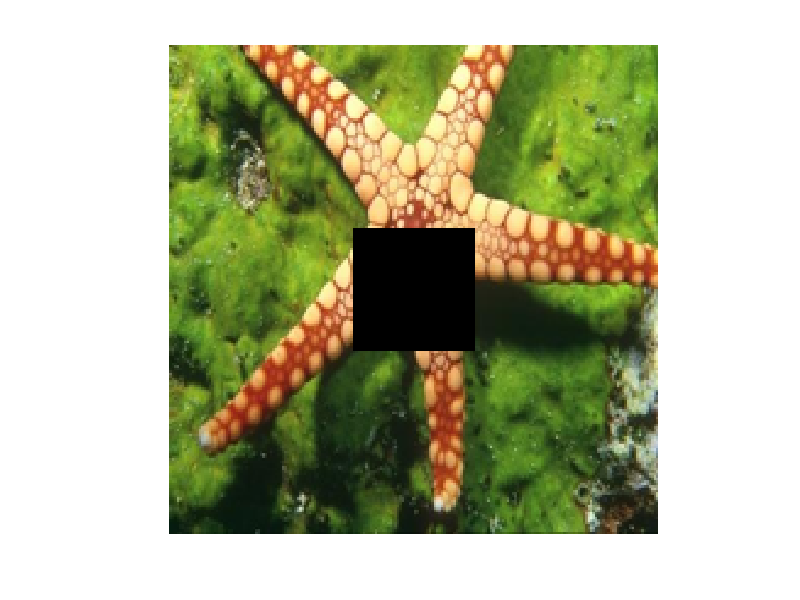

Write the MATLAB code that produced this figure. (Note: this script raises an error after producing the figure.)
clc
clear all
load('net.mat');
load('ysa.mat'); %mat dosyası matlab ortamına yüklüyoruz.
a=ysa; %a isimli değişkene ysa isimli değişken atıyoruz.
imshow(a) %resmi görüp oluşturalacak parçaların sınır değerlerini elde etmek için kullanıyoruz.
span1 =1:200; %resmin üst kısmında ki dikdörtgen parçayı almak için kullanıldı.(satır)
span2 =1:75; %resmin üst kısmında ki dikdörtgen parçayı almak için kullanıldı (sütun)
[x1,y1]=meshgrid(span1,span2); % belirtilen bölgenin taranmasını sağlar.
p1 = [x1(:) y1(:)]'; % satır tabanlı bir algoritma elde etmek için transpoz alındı.
for num=1:length(p1) %1'den başlayarak p1'in boyutu kadar yapılan işlemi döndürür.
    t1(1,num) = a(p1(1,num),p1(2,num),1)/255; %1 red 2 green 3 blue temsil etmektedir.
     t1(2,num) = a(p1(1,num),p1(2,num),2)/255;
      t1(3,num) = a(p1(1,num),p1(2,num),3)/255;
      %belirlenen koordinat değerlerinde piksel değerleri elde edildi.
      %255'e bölünmesinin değeri büyük değerlerle uğraşmamak.
      
end

span3 =1:75;  %sol kısımo
span4 =76:125;
[x2,y2]=meshgrid(span3,span4);
p2 = [x2(:) y2(:)]';
for num=1:length(p2)
    t2(1,num) = a(p2(1,num),p2(2,num),1)/255;
     t2(2,num) = a(p2(1,num),p2(2,num),2)/255;
      t2(3,num) = a(p2(1,num),p2(2,num),3)/255;
end

span5 =126:200; %sağ kısım
span6 =76:125;
[x3,y3]=meshgrid(span5,span6);
p3 = [x3(:) y3(:)]';
for num=1:length(p3)
    t3(1,num) = a(p3(1,num),p3(2,num),1)/255;
     t3(2,num) = a(p3(1,num),p3(2,num),2)/255;
      t3(3,num) = a(p3(1,num),p3(2,num),3)/255;   
end

span7 =1:200; %alt kısım
span8 =126:200;
[x4,y4]=meshgrid(span7,span8);
p4 = [x4(:) y4(:)]';

for num=1:length(p4)
    t4(1,num) = a(p4(1,num),p4(2,num),1)/255;
     t4(2,num) = a(p4(1,num),p4(2,num),2)/255;
      t4(3,num) = a(p4(1,num),p4(2,num),3)/255;
end
      
p8=[p1 p2 p3 p4]; %elde edilen parçalar birleştirildi.
t=[t1 t2 t3 t4];
t = double(t); %değerler tam sayılara yuvarlandı.

span9=76:125; %eksik kısmın tanımlanması
span10=76:125;
[x5,y5]=meshgrid(span9,span10);
test=[x5(:) y5(:)]'; %değerleri alınmadı çünkü eksik kısmın '0' değerinde olduğu açıktır.




% net = feedforwardnet([40 30 20 10]); %4 gizli katman alındı
% net.divideFcn=''; %verileri rastgele alarak öğreniyor.
% net.trainParam.Goal = 10^-6; %hedeflenen hata oranı 
% net.trainParam.epochs = 1000; %yapılan işlem 1000 kez tekrarlansın.
% net=train(net,p8,t); %p8'i t'ye göre eğit 

p=[p8,test]; %yeni bir p fonksiyonu tanımlanarak tüm koordinat değerlerine eksik bölge dahil edildi.
y=net(p); %oluşturulan matrisi yapay sinir ağına soktuk.
a_ysa = zeros(size(a,1),size(a,2),3); %0'lar matrisi oluşturuldu.
for num = 1:length(y)
    a_ysa(p(1,num),p(2,num),1)=double(y(1,num))*255; %resimi geri elde etmek için 40.000 veri RGB değerleri 255 ile çarpıldı.
    a_ysa(p(1,num),p(2,num),2)=double(y(2,num))*255;
    a_ysa(p(1,num),p(2,num),3)=double(y(3,num))*255;
end
a_ysa = uint8(a_ysa); %double olan resim uint8 formatına çevrildi.
figure,imshowpair(a,a_ysa,'montage')% iki resmin aynı anda kıyaslanması için kullanıldı.
